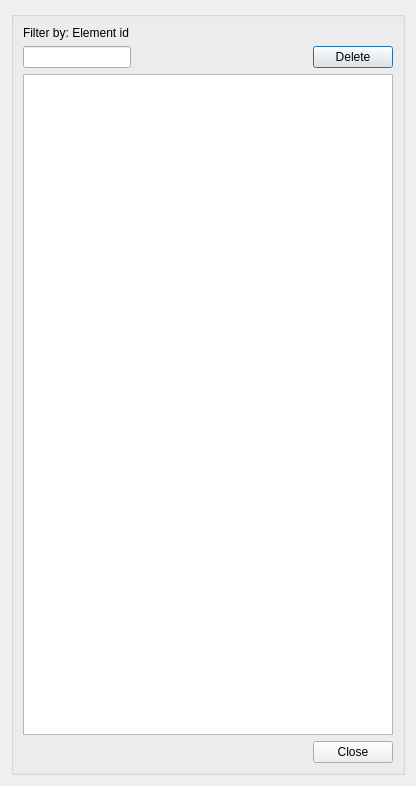
<?xml version="1.0" encoding="UTF-8"?>
<ui version="4.0">
 <class>element_management</class>
 <widget class="QDialog" name="element_management">
  <property name="geometry">
   <rect>
    <x>0</x>
    <y>0</y>
    <width>416</width>
    <height>786</height>
   </rect>
  </property>
  <property name="windowTitle">
   <string>Element management</string>
  </property>
  <layout class="QGridLayout" name="verticalLayout_4">
   <item row="0" column="0">
    <widget class="QGroupBox" name="groupBox">
     <property name="title">
      <string/>
     </property>
     <layout class="QGridLayout" name="verticalLayout_3">
      <item row="1" column="4">
       <widget class="QPushButton" name="btn_delete">
        <property name="sizePolicy">
         <sizepolicy hsizetype="Fixed" vsizetype="Fixed">
          <horstretch>0</horstretch>
          <verstretch>0</verstretch>
         </sizepolicy>
        </property>
        <property name="text">
         <string>Delete</string>
        </property>
       </widget>
      </item>
      <item row="3" column="4">
       <widget class="QPushButton" name="btn_cancel">
        <property name="text">
         <string>Close</string>
        </property>
       </widget>
      </item>
      <item row="1" column="1" colspan="3">
       <spacer name="horizontalSpacer_2">
        <property name="orientation">
         <enum>Qt::Horizontal</enum>
        </property>
        <property name="sizeHint" stdset="0">
         <size>
          <width>80</width>
          <height>20</height>
         </size>
        </property>
       </spacer>
      </item>
      <item row="2" column="0" colspan="5">
       <widget class="QTableView" name="tbl_element"/>
      </item>
      <item row="1" column="0">
       <widget class="QLineEdit" name="element_id">
        <property name="sizePolicy">
         <sizepolicy hsizetype="Fixed" vsizetype="Fixed">
          <horstretch>0</horstretch>
          <verstretch>0</verstretch>
         </sizepolicy>
        </property>
        <property name="text">
         <string/>
        </property>
       </widget>
      </item>
      <item row="0" column="0">
       <widget class="QLabel" name="label_element_id">
        <property name="text">
         <string>Filter by: Element id</string>
        </property>
       </widget>
      </item>
      <item row="3" column="0" colspan="4">
       <spacer name="horizontalSpacer">
        <property name="orientation">
         <enum>Qt::Horizontal</enum>
        </property>
        <property name="sizeHint" stdset="0">
         <size>
          <width>40</width>
          <height>20</height>
         </size>
        </property>
       </spacer>
      </item>
     </layout>
    </widget>
   </item>
  </layout>
 </widget>
 <resources/>
 <connections/>
</ui>
